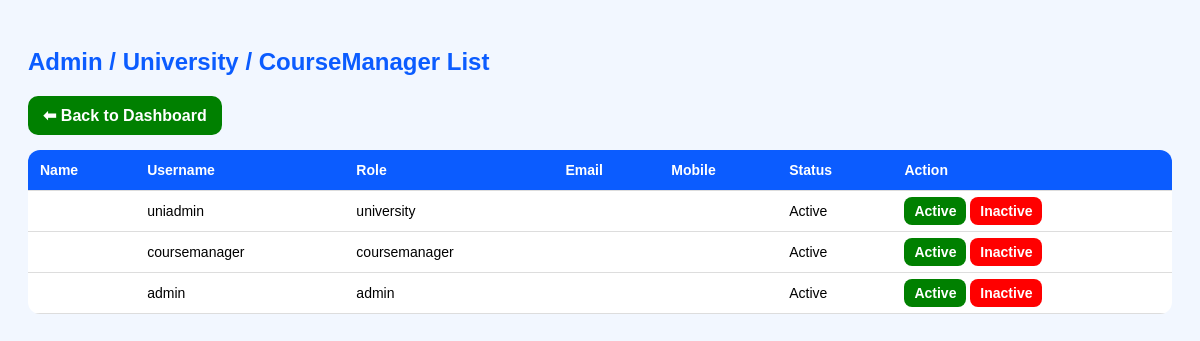
The app's page /superadmin/admin_list.php (signed in) with its own data.
### tables this page shows
CREATE TABLE `users` (
  `id` int(11) NOT NULL,
  `username` varchar(100) NOT NULL,
  `password` varchar(255) NOT NULL,
  `role` varchar(50) NOT NULL,
  `status` varchar(20) DEFAULT 'Active',
  `university_code` varchar(50) DEFAULT NULL,
  `created_at` timestamp NOT NULL DEFAULT current_timestamp()
);

### superadmin/admin_list.php (the view, shortened to what this page needs)
<?php
include("../db.php");
?>
<!DOCTYPE html>
<html>
<head>
</head>
<body>
<h2>Admin / University / CourseManager List</h2>
<a class="back" href="dashboard.php">⬅ Back to Dashboard</a>
<table>
  <tr>
    <th>Name</th>
    <th>Username</th>
    <th>Role</th>
    <th>Email</th>
    <th>Mobile</th>
    <th>Status</th>
    <th>Action</th>
  </tr>
  <?php
  $res = $conn->query("SELECT * FROM users WHERE role!='superadmin' ORDER BY id DESC");
  while($row = $res->fetch_assoc()){
    echo "<tr>
      <td>".$row['name']."</td>
      <td>".$row['username']."</td>
      <td>".$row['role']."</td>
      <td>".$row['email']."</td>
      <td>".$row['mobile']."</td>
      <td>".$row['status']."</td>
      <td>
        <a class='btn' href='user_status.php?id=".$row['id']."&status=Active'>Active</a>
        <a class='btn red' href='user_status.php?id=".$row['id']."&status=Inactive'>Inactive</a>
      </td>
    </tr>";
  }
  ?>
</table>
</body>
</html>

### superadmin/admin_list.php (style rules this page uses)
body { font-family:Arial;background:#f2f7ff;padding:20px; }
h2 { color:#0b5cff; }
table { width:100%;border-collapse:collapse;background:white;border-radius:12px;overflow:hidden; }
th,td { padding:12px;border-bottom:1px solid #ddd;text-align:left;font-size:14px; }
th { background:#0b5cff;color:white; }
a.btn { padding:6px 10px;background:green;color:white;text-decoration:none;border-radius:8px;font-weight:bold; }
a.btn.red { background:red; }
a.back { display:inline-block;margin-bottom:15px;padding:10px 15px;background:green;color:white;text-decoration:none;border-radius:10px;font-weight:bold; }

### records on screen
users: username "uniadmin", role "university", status "Active"
users: username "coursemanager", role "coursemanager", status "Active"
users: username "admin", role "admin", status "Active"
